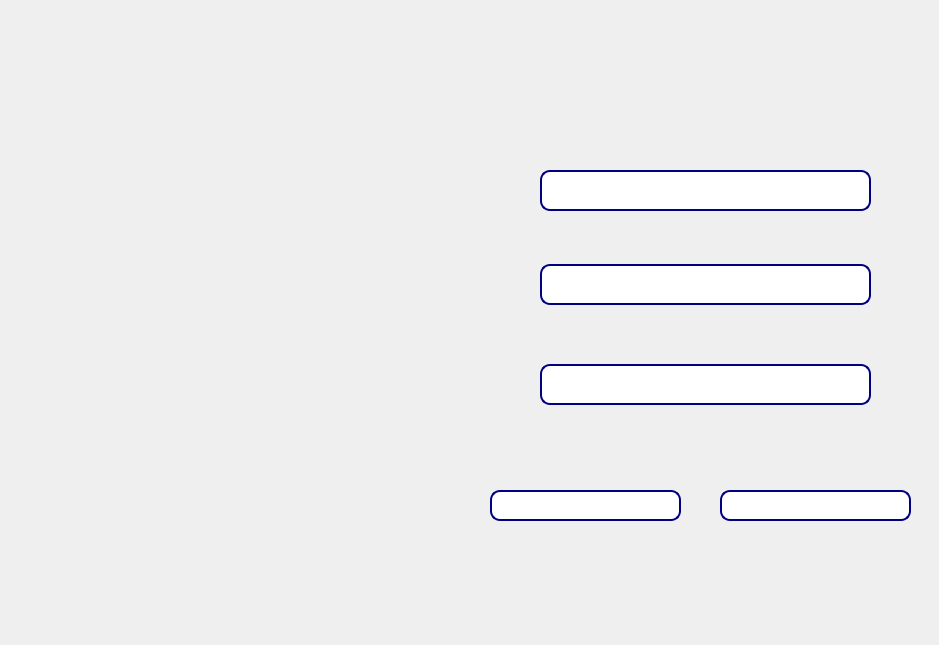
<?xml version="1.0" encoding="UTF-8"?>
<ui version="4.0">
 <class>RegisterWindow</class>
 <widget class="QDialog" name="RegisterWindow">
  <property name="geometry">
   <rect>
    <x>0</x>
    <y>0</y>
    <width>939</width>
    <height>645</height>
   </rect>
  </property>
  <property name="sizePolicy">
   <sizepolicy hsizetype="Fixed" vsizetype="Fixed">
    <horstretch>0</horstretch>
    <verstretch>0</verstretch>
   </sizepolicy>
  </property>
  <property name="minimumSize">
   <size>
    <width>939</width>
    <height>645</height>
   </size>
  </property>
  <property name="maximumSize">
   <size>
    <width>939</width>
    <height>645</height>
   </size>
  </property>
  <property name="windowTitle">
   <string>Dialog</string>
  </property>
  <property name="styleSheet">
   <string notr="true">#RegisterWindow
{
	background-image:url(:RegisterForm.png);
}</string>
  </property>
  <widget class="QPushButton" name="ContinuaBtn">
   <property name="geometry">
    <rect>
     <x>740</x>
     <y>590</y>
     <width>171</width>
     <height>51</height>
    </rect>
   </property>
   <property name="styleSheet">
    <string notr="true">#ContinuaBtn {
background-color: transparent;
border-image: url(:ContinuaBtn.png);
background: none;
border: none;
background-repeat: none;
}
#ContinuaBtn:hover
{
border-image: url(:ContinuaBtnOn.png);
}</string>
   </property>
   <property name="text">
    <string/>
   </property>
  </widget>
  <widget class="QPushButton" name="InapoiBtn">
   <property name="geometry">
    <rect>
     <x>480</x>
     <y>590</y>
     <width>171</width>
     <height>51</height>
    </rect>
   </property>
   <property name="styleSheet">
    <string notr="true">#InapoiBtn {
background-color: transparent;
border-image: url(:InapoiBtn.png);
background: none;
border: none;
background-repeat: none;
}
#InapoiBtn:hover
{
border-image: url(:InapoiBtnOn.png);
}</string>
   </property>
   <property name="text">
    <string/>
   </property>
  </widget>
  <widget class="QLineEdit" name="numeEdit">
   <property name="geometry">
    <rect>
     <x>540</x>
     <y>170</y>
     <width>331</width>
     <height>41</height>
    </rect>
   </property>
   <property name="font">
    <font>
     <pointsize>15</pointsize>
    </font>
   </property>
   <property name="styleSheet">
    <string notr="true">#numeEdit
{
    border: 2px solid rgb(0, 0, 128);
	border-radius: 10px;
	padding-left: 10px;
	color:#fff;
	background-color: rgba(0, 26, 102,.5);
}

#numeEdit:hover
{
	border: 2px solid rgb(48,50,62);
}

#numeEdit:focus
{
	border: 2px solid rgb(85,170,255);
	background-color: rgb(43,45,56);
}</string>
   </property>
   <property name="placeholderText">
    <string>Introduceti numele</string>
   </property>
  </widget>
  <widget class="QLabel" name="NumeLabel">
   <property name="geometry">
    <rect>
     <x>540</x>
     <y>40</y>
     <width>331</width>
     <height>211</height>
    </rect>
   </property>
   <property name="font">
    <font>
     <pointsize>14</pointsize>
    </font>
   </property>
   <property name="styleSheet">
    <string notr="true">#NumeLabel
{
background-color: transparent;
border-image: url(:Nume.png);
background: none;
border: none;
background-repeat: none;
}</string>
   </property>
   <property name="text">
    <string/>
   </property>
  </widget>
  <widget class="QLabel" name="PrenumeLabel">
   <property name="geometry">
    <rect>
     <x>550</x>
     <y>150</y>
     <width>281</width>
     <height>181</height>
    </rect>
   </property>
   <property name="font">
    <font>
     <pointsize>14</pointsize>
    </font>
   </property>
   <property name="styleSheet">
    <string notr="true">#PrenumeLabel
{
background-color: transparent;
border-image: url(:Prenume.png);
background: none;
border: none;
background-repeat: none;
}</string>
   </property>
   <property name="text">
    <string/>
   </property>
  </widget>
  <widget class="QLineEdit" name="prenumeEdit">
   <property name="geometry">
    <rect>
     <x>540</x>
     <y>264</y>
     <width>331</width>
     <height>41</height>
    </rect>
   </property>
   <property name="font">
    <font>
     <pointsize>15</pointsize>
    </font>
   </property>
   <property name="styleSheet">
    <string notr="true">#prenumeEdit
{
    border: 2px solid rgb(0, 0, 128);
	border-radius: 10px;
	padding-left: 10px;
	color:#fff;
	background-color: rgba(0, 26, 102,.5);
}

#prenumeEdit:hover
{
	border: 2px solid rgb(48,50,62);
}

#prenumeEdit:focus
{
	border: 2px solid rgb(85,170,255);
	background-color: rgb(43,45,56);
}</string>
   </property>
   <property name="placeholderText">
    <string>Introduceti prenumele</string>
   </property>
  </widget>
  <widget class="QLabel" name="EmailLabel">
   <property name="geometry">
    <rect>
     <x>540</x>
     <y>240</y>
     <width>341</width>
     <height>211</height>
    </rect>
   </property>
   <property name="font">
    <font>
     <pointsize>14</pointsize>
    </font>
   </property>
   <property name="styleSheet">
    <string notr="true">#EmailLabel
{
background-color: transparent;
border-image: url(:Email.png);
background: none;
border: none;
background-repeat: none;
}</string>
   </property>
   <property name="text">
    <string/>
   </property>
  </widget>
  <widget class="QLineEdit" name="emailEdit">
   <property name="geometry">
    <rect>
     <x>540</x>
     <y>364</y>
     <width>331</width>
     <height>41</height>
    </rect>
   </property>
   <property name="font">
    <font>
     <pointsize>15</pointsize>
    </font>
   </property>
   <property name="styleSheet">
    <string notr="true">#emailEdit
{
    border: 2px solid rgb(0, 0, 128);
	border-radius: 10px;
	padding-left: 10px;
	color:#fff;
	background-color: rgba(0, 26, 102,.5);
}

#emailEdit:hover
{
	border: 2px solid rgb(48,50,62);
}

#emailEdit:focus
{
	border: 2px solid rgb(85,170,255);
	background-color: rgb(43,45,56);
}</string>
   </property>
   <property name="placeholderText">
    <string>Introduceti email-ul</string>
   </property>
  </widget>
  <widget class="QLabel" name="ParolaLabel">
   <property name="geometry">
    <rect>
     <x>430</x>
     <y>370</y>
     <width>311</width>
     <height>191</height>
    </rect>
   </property>
   <property name="font">
    <font>
     <pointsize>12</pointsize>
    </font>
   </property>
   <property name="styleSheet">
    <string notr="true">#ParolaLabel
{
background-color: transparent;
border-image: url(:Parola.png);
background: none;
border: none;
background-repeat: none;
}</string>
   </property>
   <property name="text">
    <string/>
   </property>
  </widget>
  <widget class="QLineEdit" name="parolaEdit">
   <property name="geometry">
    <rect>
     <x>490</x>
     <y>490</y>
     <width>191</width>
     <height>31</height>
    </rect>
   </property>
   <property name="font">
    <font>
     <pointsize>15</pointsize>
    </font>
   </property>
   <property name="styleSheet">
    <string notr="true">#parolaEdit
{
    border: 2px solid rgb(0, 0, 128);
	border-radius: 10px;
	padding-left: 10px;
	color:#fff;
	background-color: rgba(0, 26, 102,.5);
}

#parolaEdit:hover
{
	border: 2px solid rgb(48,50,62);
}

#parolaEdit:focus
{
	border: 2px solid rgb(85,170,255);
	background-color: rgb(43,45,56);
}</string>
   </property>
   <property name="echoMode">
    <enum>QLineEdit::Password</enum>
   </property>
   <property name="placeholderText">
    <string>Introduceti parola</string>
   </property>
  </widget>
  <widget class="QLabel" name="ConfirmaLabel">
   <property name="geometry">
    <rect>
     <x>660</x>
     <y>380</y>
     <width>301</width>
     <height>181</height>
    </rect>
   </property>
   <property name="font">
    <font>
     <pointsize>12</pointsize>
    </font>
   </property>
   <property name="styleSheet">
    <string notr="true">#ConfirmaLabel
{
background-color: transparent;
border-image: url(:Confirma.png);
background: none;
border: none;
background-repeat: none;
}</string>
   </property>
   <property name="text">
    <string/>
   </property>
  </widget>
  <widget class="QLineEdit" name="confirmaEdit">
   <property name="geometry">
    <rect>
     <x>720</x>
     <y>490</y>
     <width>191</width>
     <height>31</height>
    </rect>
   </property>
   <property name="font">
    <font>
     <pointsize>15</pointsize>
    </font>
   </property>
   <property name="styleSheet">
    <string notr="true">#confirmaEdit
{
    border: 2px solid rgb(0, 0, 128);
	border-radius: 10px;
	padding-left: 10px;
	color:#fff;
	background-color: rgba(0, 26, 102,.5);
}

#confirmaEdit:hover
{
	border: 2px solid rgb(48,50,62);
}

#confirmaEdit:focus
{
	border: 2px solid rgb(85,170,255);
	background-color: rgb(43,45,56);
}</string>
   </property>
   <property name="echoMode">
    <enum>QLineEdit::Password</enum>
   </property>
   <property name="placeholderText">
    <string>Introduceti parola</string>
   </property>
  </widget>
  <zorder>ContinuaBtn</zorder>
  <zorder>InapoiBtn</zorder>
  <zorder>NumeLabel</zorder>
  <zorder>PrenumeLabel</zorder>
  <zorder>EmailLabel</zorder>
  <zorder>ParolaLabel</zorder>
  <zorder>ConfirmaLabel</zorder>
  <zorder>numeEdit</zorder>
  <zorder>parolaEdit</zorder>
  <zorder>prenumeEdit</zorder>
  <zorder>emailEdit</zorder>
  <zorder>confirmaEdit</zorder>
 </widget>
 <resources/>
 <connections/>
</ui>
